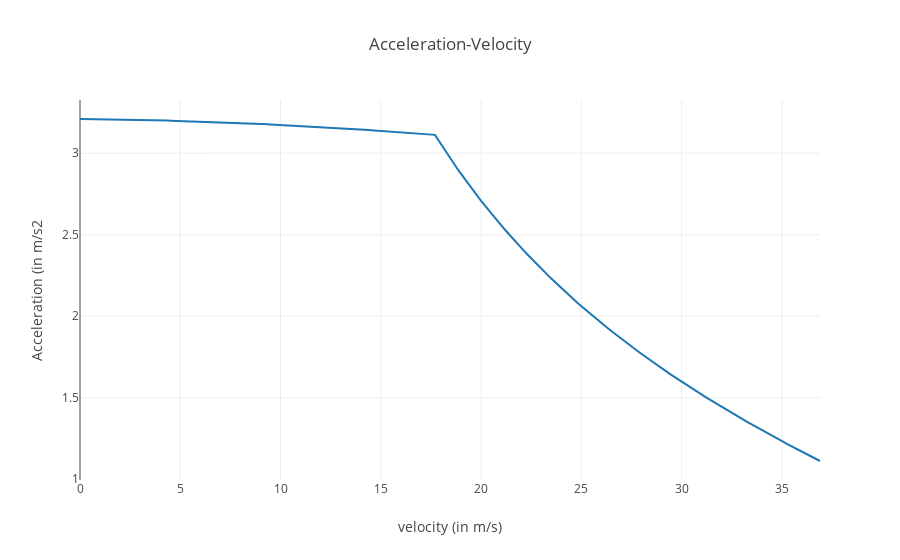

The code cell stored with this chart in its notebook:
### Code cell
# plots acceleration versus velocity graph of the vehicle.
layout = go.Layout(title="Acceleration-Velocity",
                xaxis=dict(title='velocity (in m/s)'),
                yaxis=dict(title='Acceleration (in m/s2'))
data = sol['outputs']['discrete_acceleration_curves']
fig = go.Figure(data=data, layout=layout)
iplot(fig)

### Figure 1 — Plotly figure (JSON) as saved in the notebook; plotly's stock layout.template omitted (floating-point values rounded to 4 significant figures; data arrays with more than 128 entries replaced by an {"elided": "..."} marker saying what was removed)
{"data": [{"type": "scatter", "uid": "6926b62b-8980-43cf-a5ff-59ca0d7291f8", "x": {"elided": "370 float values"}, "y": {"elided": "370 float values"}}], "layout": {"title": {"text": "Acceleration-Velocity"}, "xaxis": {"title": {"text": "velocity (in m/s)"}}, "yaxis": {"title": {"text": "Acceleration (in m/s2"}}}}
